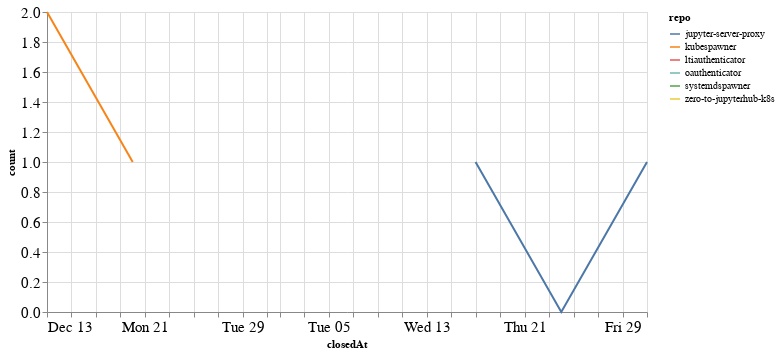

The notebook cell this image was saved under:
### Code cell
closed_by_time = closed_by.groupby('repo').resample('W', on='closedAt').count()['author'].reset_index()
closed_by_time = closed_by_time.rename(columns={'author': 'count'})

alt.Chart(closed_by_time, width=600).mark_line().encode(
    x='closedAt',
    y='count',
    color='repo',
    tooltip="repo"
)

### Figure 1 — Vega-Lite specification as saved in the notebook (floating-point values rounded to 4 significant figures)
{"config": {"axisLeft": {"labelFontSize": 15}, "axisBottom": {"labelFontSize": 15}}, "data": {"name": "data-c24c763983d42b4b7a55d4e7d9909921"}, "mark": "line", "encoding": {"color": {"type": "nominal", "field": "repo"}, "tooltip": {"type": "nominal", "field": "repo"}, "x": {"type": "temporal", "field": "closedAt"}, "y": {"type": "quantitative", "field": "count"}}, "width": 600, "$schema": "https://vega.github.io/schema/vega-lite/v4.8.1.json", "datasets": {"data-c24c763983d42b4b7a55d4e7d9909921": [{"repo": "jupyter-server-proxy", "closedAt": "2021-01-17T00:00:00", "count": 1}, {"repo": "jupyter-server-proxy", "closedAt": "2021-01-24T00:00:00", "count": 0}, {"repo": "jupyter-server-proxy", "closedAt": "2021-01-31T00:00:00", "count": 1}, {"repo": "kubespawner", "closedAt": "2020-12-13T00:00:00", "count": 2}, {"repo": "kubespawner", "closedAt": "2020-12-20T00:00:00", "count": 1}, {"repo": "ltiauthenticator", "closedAt": "2021-01-31T00:00:00", "count": 1}, {"repo": "oauthenticator", "closedAt": "2021-01-31T00:00:00", "count": 1}, {"repo": "systemdspawner", "closedAt": "2020-12-13T00:00:00", "count": 1}, {"repo": "zero-to-jupyterhub-k8s", "closedAt": "2020-12-20T00:00:00", "count": 1}]}}
